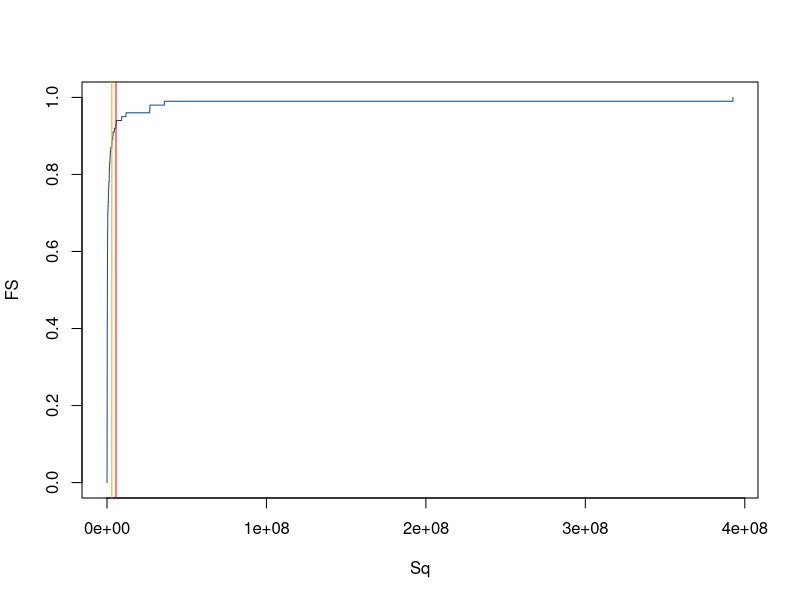
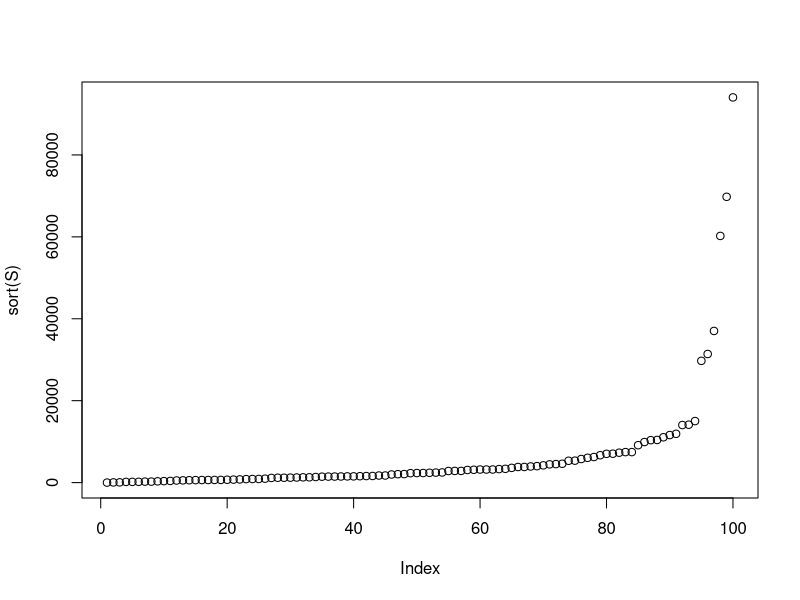
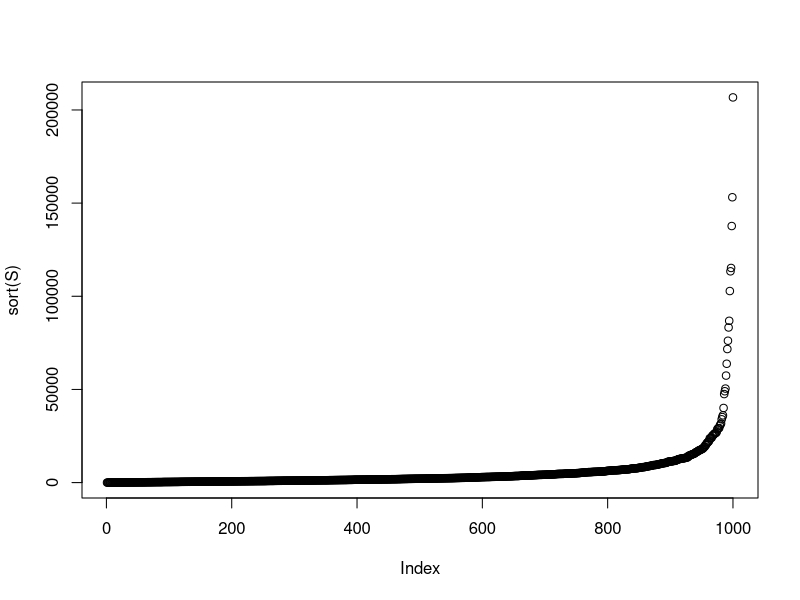
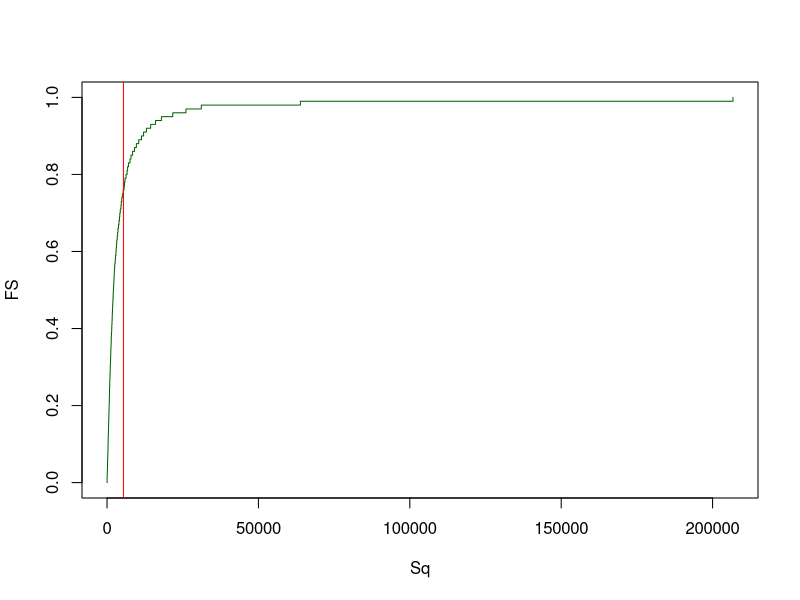
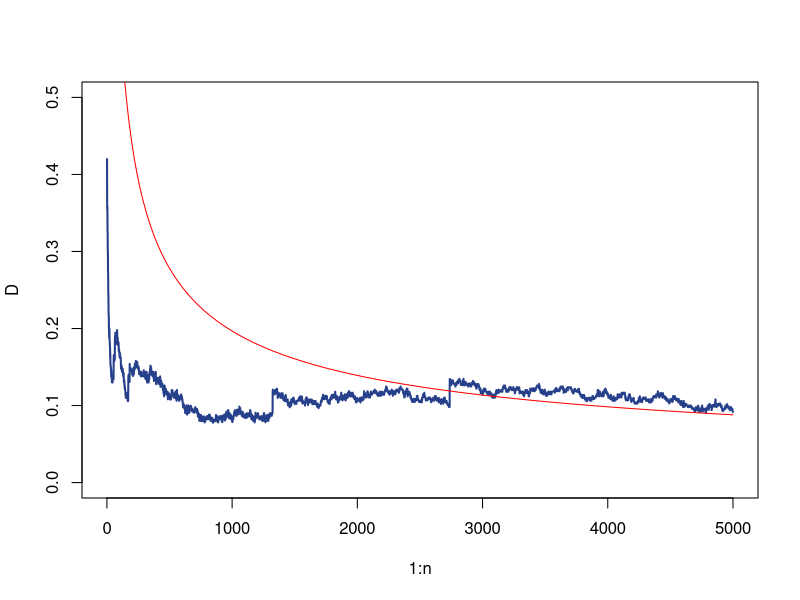
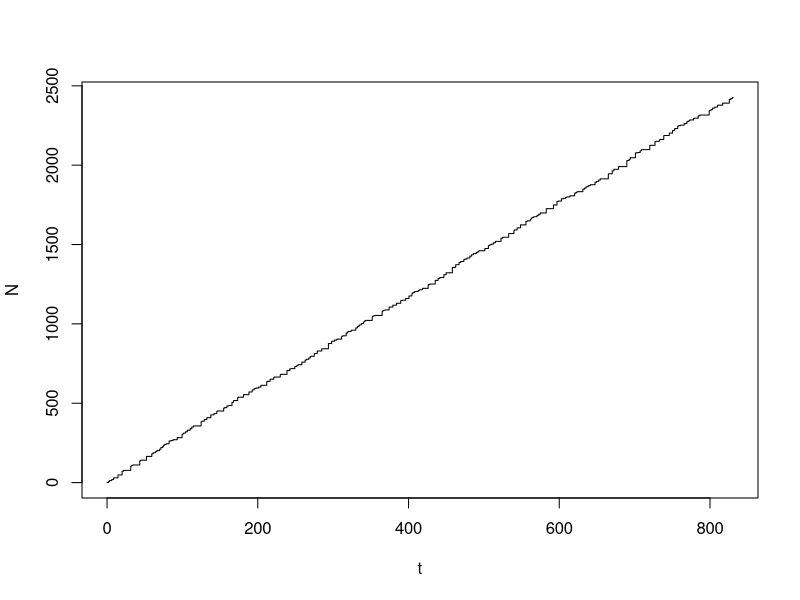
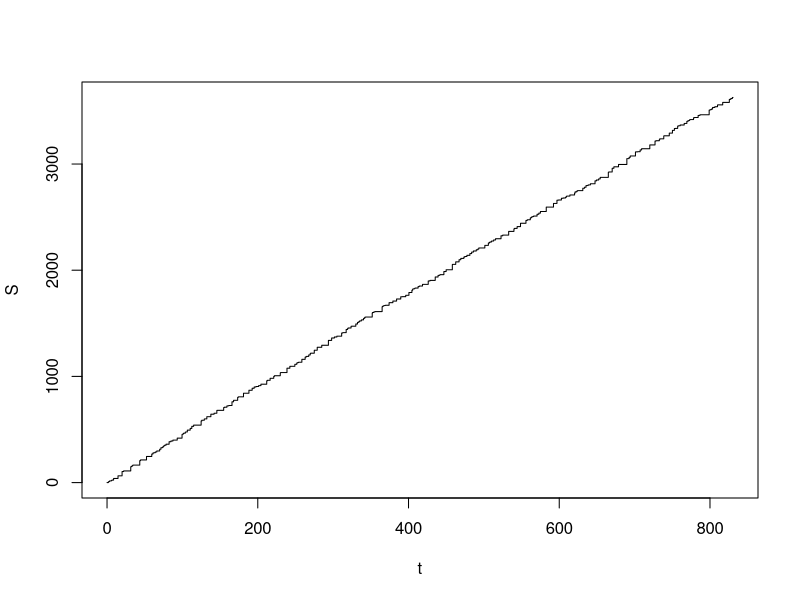
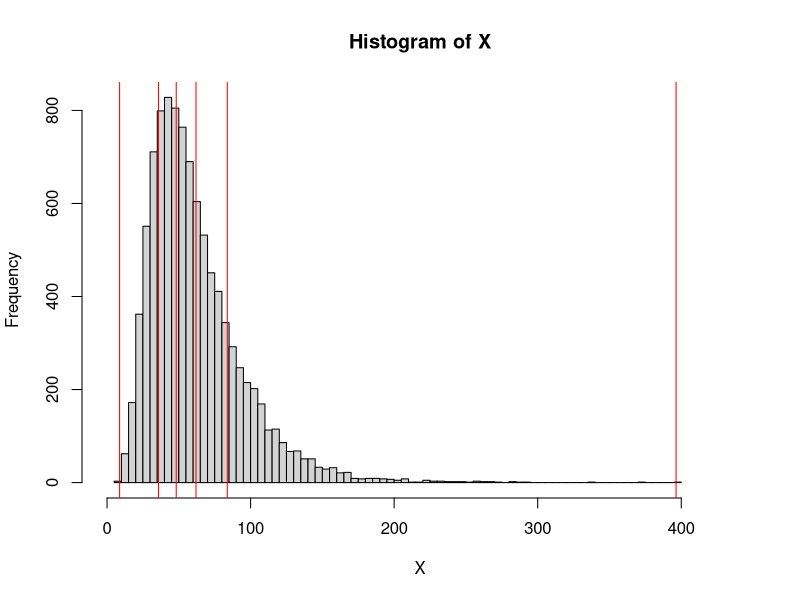

These charts were generated, in order, by the following R code:
## ---- chunk 1
m <- 100
n <- 200
u <- sample( c( 1, 2, 3, 4 ), size = n, replace = TRUE )
s <- sample( c( 1, 2, 3, 4 ), size = n, replace = TRUE )
X <- sapply( 1:n, FUN = function( i ) rlnorm( m, meanlog = u[ i ], sdlog = s[ i ] ) )
S <- sapply( 1:m, FUN = function( i ) sum( X[i,] ) )
## ---- chunk 2
FS <- seq( 0, 1, 0.01 )
Sq <- quantile( S, probs = FS )
EeS <- mean( S )
ES <- sum( sapply( 1:n, FUN = function( i ) exp( u[i] + 0.5 * s[i]^2 ) ) )
plot( Sq, FS, type = 's', col = 'dodgerblue4' )
abline( v = EeS, col = 'red' )
abline( v = ES, col = 'orange' )
## ---- chunk 3
m <- 100
n <- 1000
u <- 5
s <- 2
l <- 5
N <- rpois( n = m, lambda = l )
X <- lapply( 1:m, FUN = function( i ) rlnorm( N[i], meanlog = u, sdlog = s ) )
S <- sapply( X, FUN = function( x ) sum( x ) )
plot( sort( S ) )
## ---- chunk 4
D <- function( x, m, M ) {
  return( min( max( x - m, 0 ), M ) )
}
m <- 1000
n <- 100
u <- 5
s <- 2
l <- 5
N <- rpois( n = m, lambda = l )
X <- lapply( 1:m, FUN = function( i ) rlnorm( N[i], meanlog = u, sdlog = s ) )
DX <- lapply( X, FUN = function( x ) sapply( x, FUN = function( y ) D( y, 10, 1000 ) ) )
S <- sapply( X, FUN = function( x ) sum( x ) )
plot( sort( S ) )
## ---- chunk 5
FS <- seq( 0, 1, 0.01 )
Sq <- quantile( S, probs = FS )
ES <- mean( S )
plot( Sq, FS, type = 's', col = 'darkgreen' )
abline( v = ES, col = 'red' )
## ---- chunk 6
m <- 500
n <- 5000
u <- 4
s <- 2
X <- lapply( 1:m, FUN = function( j ) rlnorm( n, meanlog = u, sdlog = s ) )
EX <- exp( u + 0.5 * s^2 )
SDX <- sqrt( ( exp( s^2 ) - 1 ) * exp( 2 * u + s^2 ) )
S <- lapply( X, FUN = function( x ) cumsum( x ) )
ES <- sapply( 1:n, FUN = function( i ) mean( sapply( 1:m, FUN = function( j ) S[[ j ]][ i ] ) ) )
VS <- sapply( 1:n, FUN = function( i ) var( sapply( 1:m, FUN = function( j ) S[[ j ]][ i ] ) ) )
NS <- lapply( S, FUN = function( s ) ( s - ES ) / sqrt( abs( VS ) ) )
z <- seq( -4, 4, length.out = 100 )
FSn <- lapply( 1:n, FUN = function( i ) ecdf( sapply( 1:m, FUN = function( j ) NS[[ j ]][ i ] ) )( z ) )
D <- sapply( FSn, FUN = function( Fn ) max( abs( Fn - pnorm( z ) ) ) )

C <- 0.015
# C <- 1 / sqrt( 2 * pi )
rho <- exp( 3 * u + 3^2 * s^2 / 2 )
Bn <- C * rho / ( SDX^3 * sqrt( 1:n ) )

plot( 1:n, D, pch = 16, cex = 0.5, type = 'l', lwd = 2, lty = 1, ylim = c( 0, 0.5 ), col = 'royalblue4' )
points( 1:n, Bn, type = 'l', lty = 1, col = 'red' )
## ---- chunk 7
l <- 3
n <- 300
dt <- rexp( n = n, rate = 1 / l )
t <- c( 0, cumsum( dt ) )
dN <- sapply( dt, FUN = function( w ) rpois( 1, lambda = l * w ) )
N <- c( 0, cumsum( dN ) )
sh <- 3
rt <- 2
X <- lapply( dN, FUN = function( n ) rgamma( n, shape = sh, rate = rt ) )
dS <- sapply( X, FUN = function( x ) sum( x ) )
S <- c( 0, cumsum( dS ) )
plot( t, N, type = 's' )
plot( t, S, type = 's' )
## ---- chunk 8
u <- 4
s <- 0.5
n <- 1e4
X <- rlnorm( n, meanlog = u, sdlog = s )
k <- seq( 0, 1, 0.2 ) 
VaRX <- quantile( X, probs = k, names = FALSE )
TVaRX <- sapply( 
  1:length( VaRX ), 
  FUN = function( i ) ifelse( k[ i ] < 1, ( 1 / ( 1 - k[ i ] ) ) * mean( X * ( X > VaRX[ i ] ) ), max( X ) ) )

hist( X, breaks = 100, xlim = c( 0, 1.1 * max( X ) ) )
abline( v = VaRX, col = 'red' )

hist( X, breaks = 100, xlim = c( 0, 1.1 * max( X ) ) )
abline( v = TVaRX, col = 'blue' )
## ---- chunk 9
plot( k, VaRX, ylim = c( 0, 1e3 ) )
points( k, TVaRX, col = 'red' )
